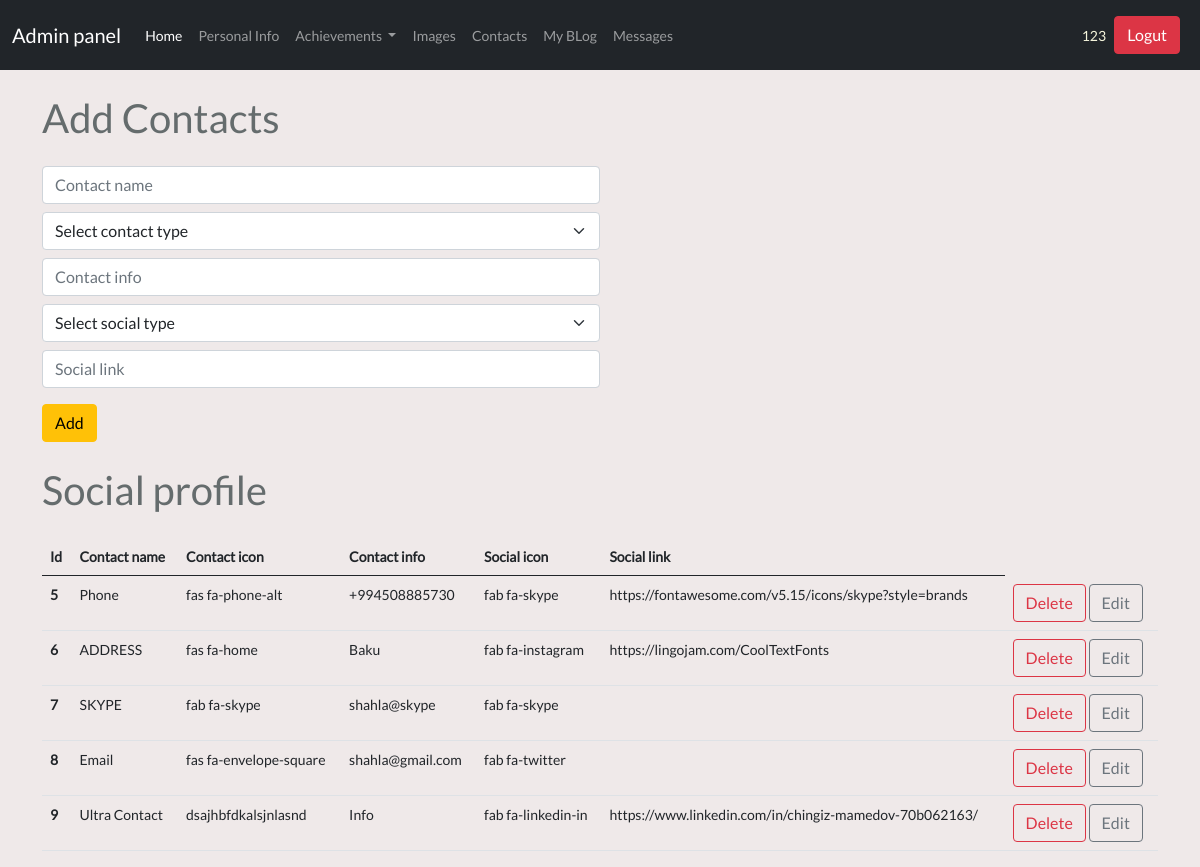
/admin/socialprof (signed in), run on the app's committed database.
### tables this page shows
CREATE TABLE user (
	id INTEGER NOT NULL, 
	username VARCHAR(20), 
	email VARCHAR(50), 
	password VARCHAR(80), 
	PRIMARY KEY (id), 
	UNIQUE (username), 
	UNIQUE (email)
);

CREATE TABLE social_icon (
	id INTEGER NOT NULL, 
	contact_title VARCHAR(50), 
	contact_info VARCHAR(50), 
	contact_icon VARCHAR(50), 
	social_icon VARCHAR(50), 
	social_link VARCHAR(50), 
	PRIMARY KEY (id)
);

### controllers/admin/socialprof.py (the view, shortened to what this page needs)
@app.route('/admin/socialprof',methods=["GET","POST"])
@login_required
def admin_socialicon_index():
    from run import db
    from models import SocialIcon
    social_icons=SocialIcon.query.all()
    return render_template ("admin/socialprof.html" ,social_icons=social_icons)

### controllers/admin/main.py (called while the page is built)
@app.before_request
def before_request():
    g.user = current_user

### run.py (called while the page is built)
@login_manager.user_loader
def load_user(user_id):
    from models import User
    return User.query.get(user_id)

### templates/admin/socialprof.html (shortened to what this page needs)
{% extends "admin/dashboard.html" %} {% block content %}
<div class="container">
  <h1 class="adminpage ml-4 mt-4">Add Contacts</h1>
  <form action="/admin/socialprof" method="POST" class="w-50 ml-4 mt-4">
    <input
      type="text"
      name="contact_title"
      class="form-control my-2"
      placeholder="Contact name"
    />
    <select
      name="contact_icon"
      class="form-select"
      aria-label="Default select example"
    >
      <option selected disabled>Select contact type</option>
    </select>
    <input
      type="text"
      name="contact_info"
      class="form-control my-2"
      placeholder="Contact info"
    />
    <select
      name="social_icon"
      class="form-select"
      aria-label="Default select example"
    >
      <option selected disabled>Select social type</option>
    </select>
    <input
      type="text"
      name="social_link"
      class="form-control my-2"
      placeholder="Social link"
    />
    <input type="submit" class="btn btn-warning my-2" value="Add" />
  </form>
  <h1 class="adminpage ml-4 mt-3">Social profile</h1>
  <table class="table table-hover mt-4 ml-4">
    <thead>
      <tr>
        <th scope="col">Id</th>
        <th scope="col">Contact name</th>
        <th scope="col">Contact icon</th>
        <th scope="col">Contact info</th>
        <th scope="col">Social icon</th>
        <th scope="col">Social link</th>
      </tr>
    </thead>
    <tbody>
      {% for social_icon in social_icons %}
      <tr>
        <th scope="row">{{social_icon.id}}</th>
        <td>{{social_icon.contact_title}}</td>
        <td>{{social_icon.contact_icon}}</td>
        <td>{{social_icon.contact_info}}</td>
        <td>{{social_icon.social_icon}}</td>
        <td>{{social_icon.social_link}}</td>
        <td>
          <a
            href="/deletesocialicon/{{social_icon.id}}"
            class="btn btn-outline-danger"
            >Delete</a
          >
          <a
            href="/updatesocialicon/{{social_icon.id}}"
            class="btn btn-outline-secondary"
            >Edit</a
          >
        </td>
      </tr>
      {% endfor %}
    </tbody>
  </table>
</div>
{% endblock %}

### templates/admin/dashboard.html (shortened to what this page needs)
<!DOCTYPE html>
<html lang="en">
  <head>
    <link
      href="{{ url_for('static', filename='bootstrap.min.css') }}"
      rel="stylesheet"
    />
    <link rel="stylesheet" href="/static/admin/css/style.css" />
  </head>
  <body>
    <nav class="navbar navbar-expand-lg navbar-dark bg-dark">
      <div class="container-fluid">
        {% if '/admin/dashboard' in request.path %}
        <span class="navbar-brand">Admin panel</span>
        {% else %}
        <a class="navbar-brand" href="/admin/dashboard">Admin panel</a>
        {% endif %}
        <div class="collapse navbar-collapse" id="navbarText">
          <ul class="navbar-nav me-auto mb-2 mb-lg-0">
            <li class="nav-item">
              <a class="nav-link active" aria-current="page" href="/admin/home"
                >Home</a
              >
            </li>
            <li class="nav-item">
              <a class="nav-link" href="/admin/persinfo">Personal Info</a>
            </li>
            <li class="nav-item dropdown">
              <a
                class="nav-link dropdown-toggle"
                href="#"
                id="navbarScrollingDropdown"
                role="button"
                data-bs-toggle="dropdown"
                aria-expanded="false"
              >
                Achievements
              </a>
            </li>
            <li class="nav-item">
              <a class="nav-link" href="/admin/images">Images</a>
            </li>
            <li class="nav-item">
              <a class="nav-link" href="/admin/socialprof">Contacts</a>
            </li>
            <li class="nav-item">
              <a class="nav-link" href="/admin/myblog">My BLog</a>
            </li>
            <li class="nav-item">
              <a class="nav-link" href="/admin/form">Messages</a>
            </li>
          </ul>
          <div class="d-flex align-items-center">
            <div style="color: beige">{{ current_user.username }}</div>
            <button
              class="btn btn-danger m-2"
              onclick="window.location.href = '/logout'"
            >
              Logut
            </button>
          </div>
        </div>
      </div>
    </nav>
    {% block content %} {% endblock %}
  </body>
</html>

### static/app/css/style.css (style rules this page uses)
body { font-family: Lato, serif, Calibri, Arial; font-size: 14px; background-color: #efe9e9; color: #656c6d; font-weight: 400; margin: 0; padding: 0; box-sizing: border-box; }

### data on the page
user: username "123"
social_icon: id "5", contact_title "Phone", contact_icon "fas fa-phone-alt", contact_info "+994508885730", social_icon "fab fa-skype", social_link "https://fontawesome.com/v5.15/icons/skype?style=brands"
social_icon: id "6", contact_title "ADDRESS", contact_icon "fas fa-home", contact_info "Baku", social_icon "fab fa-instagram", social_link "https://lingojam.com/CoolTextFonts"
social_icon: id "7", contact_title "SKYPE", contact_icon "fab fa-skype", contact_info "shahla@skype", social_icon "fab fa-skype"
social_icon: id "8", contact_title "Email", contact_icon "fas fa-envelope-square", contact_info "shahla@gmail.com", social_icon "fab fa-twitter"
social_icon: id "9", contact_title "Ultra Contact", contact_icon "dsajhbfdkalsjnlasnd", contact_info "Info", social_icon "fab fa-linkedin-in", social_link "https://www.linkedin.com/in/chingiz-mamedov-70b062163/"
